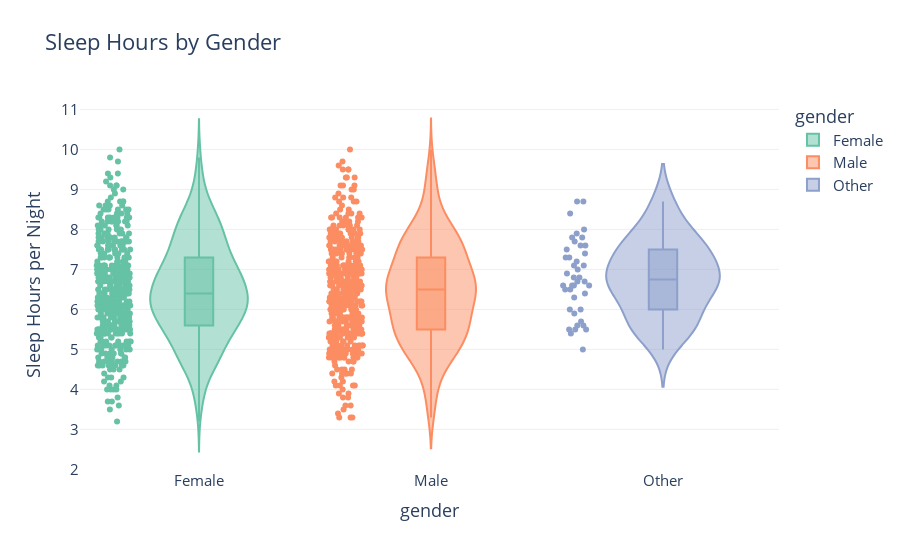

Notebook source saved alongside this figure:
### Code cell
fig = px.violin(
    df,
    x='gender',
    y='sleep_hours',
    color='gender',
    box=True,
    points='all',
    title='Sleep Hours by Gender',
    labels={'sleep_hours': 'Sleep Hours per Night'},
)
fig.update_layout(
    title_font_size=22,
    font=dict(size=15),
)
fig.show()

### Figure 1 — Plotly figure (JSON) as saved in the notebook; plotly's stock layout.template omitted (floating-point values rounded to 4 significant figures; data arrays with more than 128 entries replaced by an {"elided": "..."} marker saying what was removed)
{"data": [{"alignmentgroup": "True", "box": {"visible": true}, "hovertemplate": "gender=%{x}<br>Sleep Hours per Night=%{y}<extra></extra>", "legendgroup": "Female", "marker": {"color": "rgb(102,194,165)"}, "name": "Female", "offsetgroup": "Female", "orientation": "v", "points": "all", "scalegroup": "True", "showlegend": true, "type": "violin", "x": {"elided": "481 str values"}, "x0": " ", "xaxis": "x", "y": {"elided": "481 float values"}, "y0": " ", "yaxis": "y"}, {"alignmentgroup": "True", "box": {"visible": true}, "hovertemplate": "gender=%{x}<br>Sleep Hours per Night=%{y}<extra></extra>", "legendgroup": "Male", "marker": {"color": "rgb(252,141,98)"}, "name": "Male", "offsetgroup": "Male", "orientation": "v", "points": "all", "scalegroup": "True", "showlegend": true, "type": "violin", "x": {"elided": "477 str values"}, "x0": " ", "xaxis": "x", "y": {"elided": "477 float values"}, "y0": " ", "yaxis": "y"}, {"alignmentgroup": "True", "box": {"visible": true}, "hovertemplate": "gender=%{x}<br>Sleep Hours per Night=%{y}<extra></extra>", "legendgroup": "Other", "marker": {"color": "rgb(141,160,203)"}, "name": "Other", "offsetgroup": "Other", "orientation": "v", "points": "all", "scalegroup": "True", "showlegend": true, "type": "violin", "x": ["Other", "Other", "Other", "Other", "Other", "Other", "Other", "Other", "Other", "Other", "Other", "Other", "Other", "Other", "Other", "Other", "Other", "Other", "Other", "Other", "Other", "Other", "Other", "Other", "Other", "Other", "Other", "Other", "Other", "Other", "Other", "Other", "Other", "Other", "Other", "Other", "Other", "Other", "Other", "Other", "Other", "Other"], "x0": " ", "xaxis": "x", "y": [7.1, 6, 8, 6.9, 6.7, 6.6, 5, 6.3, 6.4, 5.5, 7.1, 6.6, 7.7, 5.5, 5.9, 6.6, 6.6, 7.9, 8.4, 7.8, 7.3, 6.8, 6.7, 7.8, 6, 5.6, 8.7, 5.6, 7.6, 6.8, 7.5, 5.7, 6.5, 7.3, 5.4, 6.5, 7.4, 5.5, 8.7, 7.2, 7.6, 7], "y0": " ", "yaxis": "y"}], "layout": {"font": {"size": 15}, "height": 550, "legend": {"title": {"text": "gender"}, "tracegroupgap": 0}, "title": {"font": {"size": 22}, "text": "Sleep Hours by Gender"}, "violinmode": "overlay", "width": 900, "xaxis": {"anchor": "y", "categoryarray": ["Female", "Male", "Other"], "categoryorder": "array", "domain": [0, 1], "title": {"text": "gender"}}, "yaxis": {"anchor": "x", "domain": [0, 1], "title": {"text": "Sleep Hours per Night"}}}}
